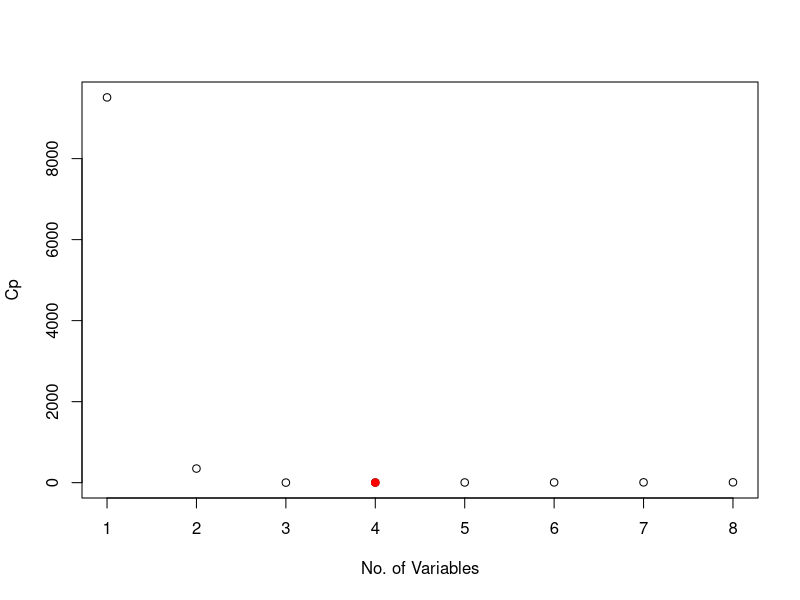
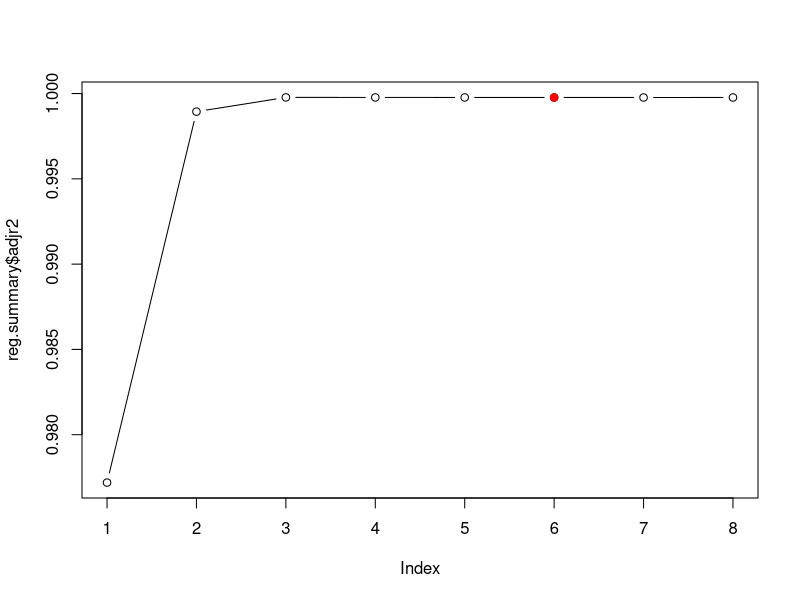
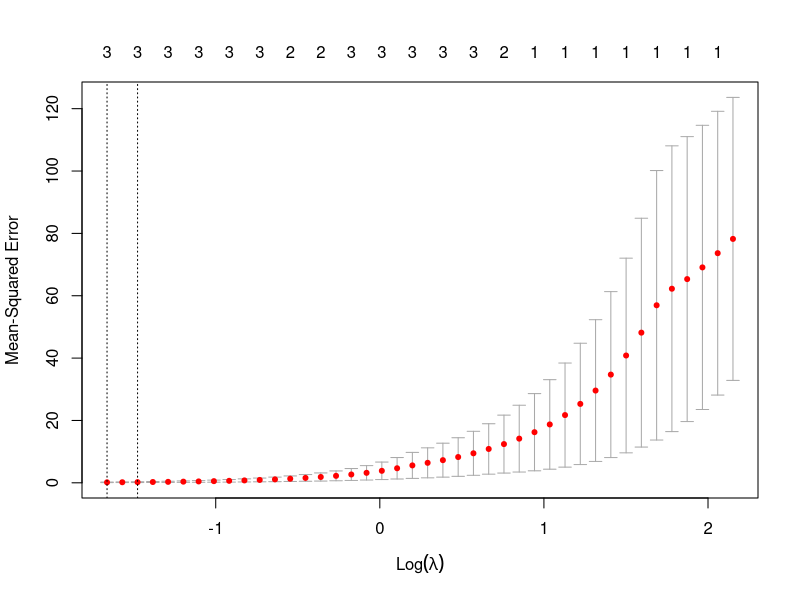
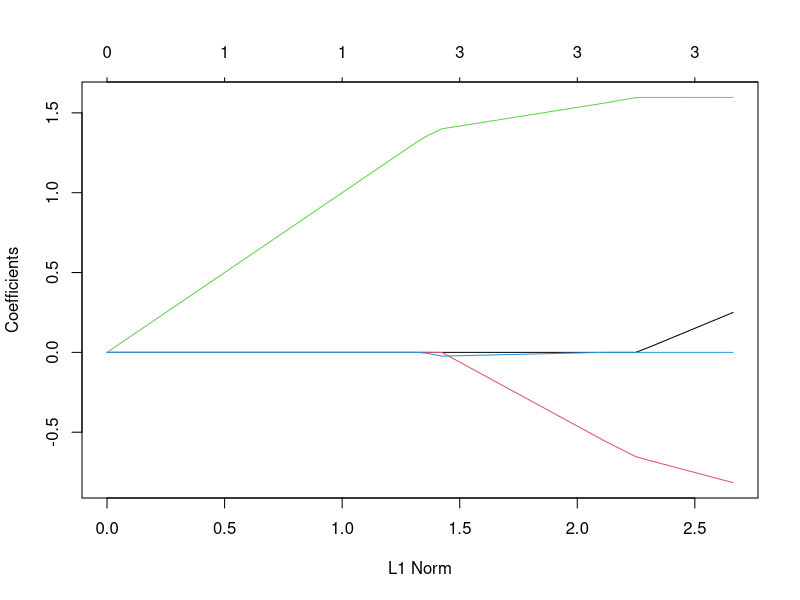

These charts were generated, in order, by the following R code:
## ---- chunk 1
x = rnorm(100)
eps = rnorm(100,0,0.125)
## ---- chunk 2
y = -1 + 0.4*x-0.9*x^2+1.6*x^3+eps
## ---- chunk 3
library(leaps)
dataset = data.frame(cbind(x,y))
reg.full = regsubsets(y~poly(x,10, raw=T), data= dataset)
reg.summary = summary(reg.full)
reg.summary
## ---- chunk 4
which.min(reg.summary$cp)
which.max(reg.summary$adjr2)
## ---- chunk 5
plot(reg.summary$cp, xlab="No. of Variables", ylab="Cp")
points(4,reg.summary$cp[4], col="red", pch=19)
## ---- chunk 6
plot(reg.summary$adjr2, type="b")
points(6,reg.summary$adjr2[6], col="red", pch=19)

## ---- chunk 7
coef(reg.full,5)
## ---- chunk 8
reg.fwd = regsubsets(y~poly(x,10, raw=T), data=dataset, method="forward")
regfwd.summary  = summary(reg.fwd)

## ---- chunk 9
which.min(regfwd.summary$cp)
which.max(regfwd.summary$adjr2)
which.min(regfwd.summary$bic)
## ---- chunk 10
reg.bwd = regsubsets(y~poly(x,10, raw=T), data = dataset, method="backward")
regbwd.summary = summary(reg.bwd)
which.min(regbwd.summary$cp)
which.max(regbwd.summary$adjr2)
which.min(regbwd.summary$bic)
## ---- chunk 11
coefficients(reg.full, id=5)
## ---- chunk 12
coefficients(reg.fwd, id=3)
## ---- chunk 13
coefficients(reg.bwd, id=3)
## ---- chunk 14
library(glmnet)
xmat = model.matrix(y~poly(x,10, raw=T), data=dataset)[,-1]
## ---- chunk 15
lasso.fit = cv.glmnet(xmat,y, alpha=1)
best.lambda = lasso.fit$lambda.min
best.lambda
## ---- chunk 16
plot(lasso.fit)

## ---- chunk 17
best.model = glmnet(xmat,y, alpha=1)
predict(best.model, s=best.lambda, type="coefficients")
## ---- chunk 18
plot(best.model)
## ---- chunk 19
y = -1 + 7*x^7 + eps
data.full = data.frame(cbind(x,y))
## ---- chunk 20
reg.full1 = regsubsets(y~poly(x,10,raw=T), data=data.full)
regfull1.summary = summary(reg.full1)
## ---- chunk 21
which.min(regfull1.summary$cp)
## ---- chunk 22
which.min(regfull1.summary$bic)
## ---- chunk 23
which.max(regfull1.summary$adjr2)
## ---- chunk 24
coefficients(reg.full1, id=4)
## ---- chunk 25
coefficients(reg.full1, id=1)
## ---- chunk 26
coefficients(reg.full1, id=6)
## ---- chunk 27
xmat = model.matrix(y~poly(x,10,raw=T), data= data.full)[,-1]
## ---- chunk 28
lasso.fit1 = cv.glmnet(xmat,y, alpha=1)
## ---- chunk 29
best.lambda1 = lasso.fit1$lambda.min
best.lambda1
## ---- chunk 30
best.model = glmnet(xmat,y,alpha=1)
predict(best.model, s=best.lambda1, type="coef")
